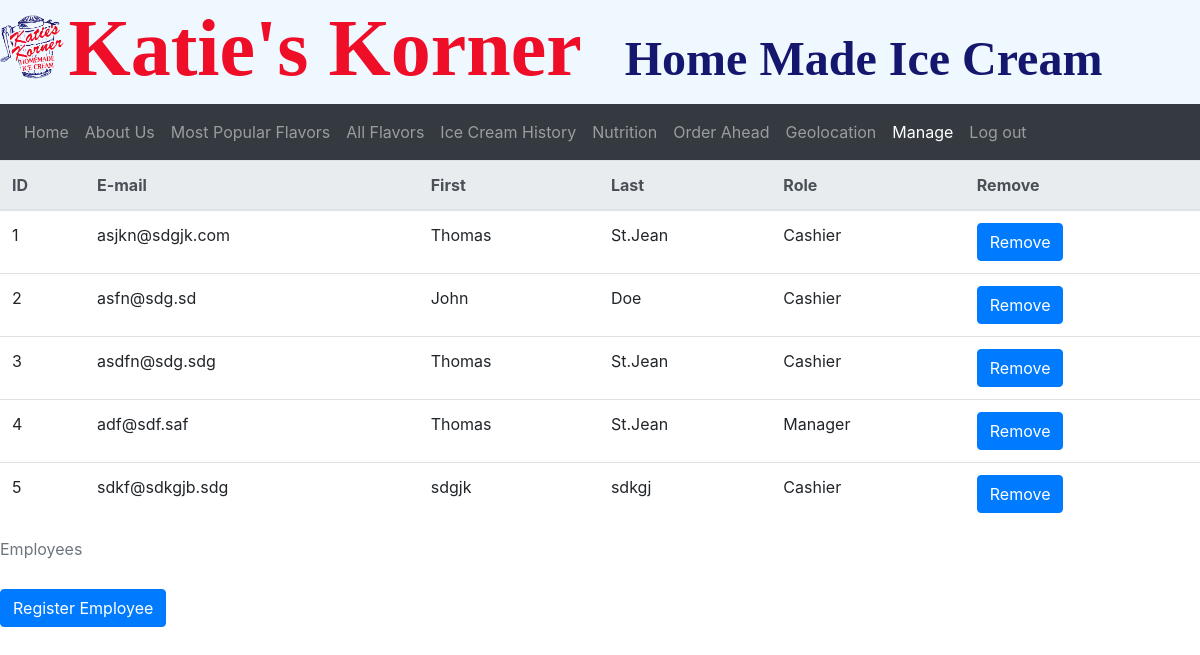
The app's page /manage/ (signed in), older data.
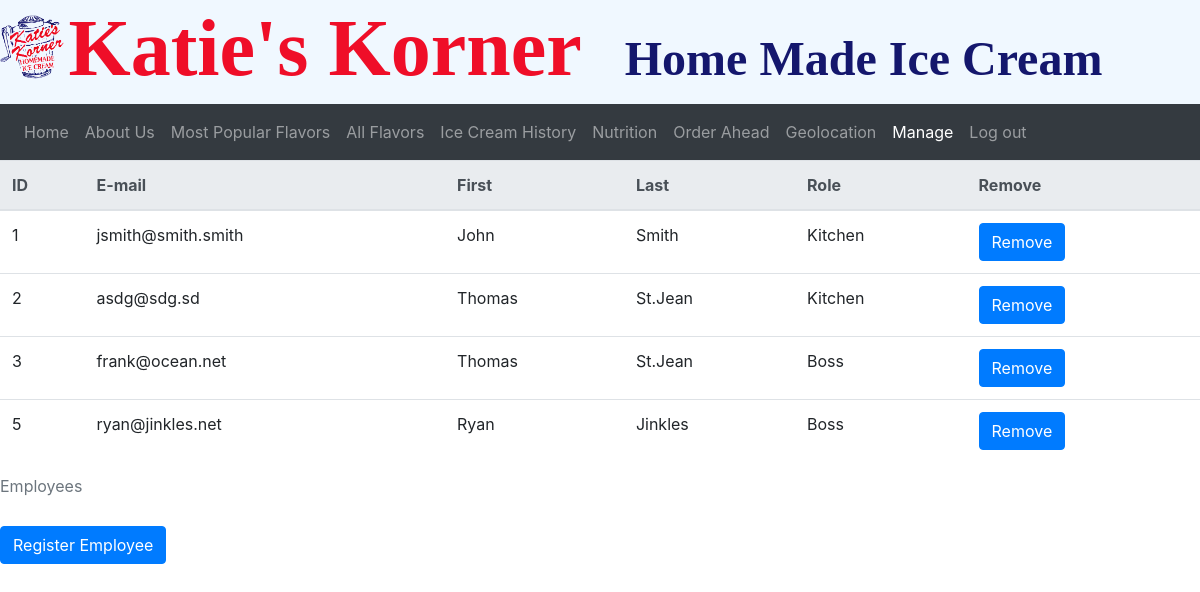
The same page, newer data.
### welcome.py (models this page shows)
class Employee(db.Model):
    __tablename__ = 'Employees'
    id = db.Column(db.Integer, primary_key=True)
    email = db.Column(db.Unicode, nullable=False)
    first_name = db.Column(db.Unicode, nullable=False)
    last_name = db.Column(db.Unicode, nullable=False)
    employee_role = db.Column(db.Integer)

### welcome.py (the view, shortened to what this page needs)
@app.route('/manage/', methods=['GET', 'POST'])
@fresh_login_required
def manage():
    registerForm = RegisterEmployeeForm()
    editForm = EditEmployeeForm()
    roles = [Employee_Role.Cashier, Employee_Role.Kitchen, Employee_Role.Cleaner, Employee_Role.Manager, Employee_Role.Boss]
    registerForm.role.choices = [(role.value, role.name)
                                for role in roles]
    editForm.role.choices = registerForm.role.choices
    employees = Employee.query.all()
    return render_template("manage.j2", user=current_user, registerForm=registerForm, editForm=editForm,
                            employees=employees, roles=roles)

### welcome.py (called while the page is built)
@app.login_manager.user_loader
def load_user(uid):
    return User.query.get(int(uid))

### templates/manage.j2 (shortened to what this page needs)
{% extends "base.j2" %}
{% block active_manage %}active{% endblock %}
{% block main %}
<div class="table-responsive">
  <table class="table table-hover">
  <caption>Employees</caption>
    <thead class="thead-light">
      <tr>
        <th scope="col">ID</th>
        <th scope="col">E-mail</th>
        <th scope="col">First</th>
        <th scope="col">Last</th>
        <th scope="col">Role</th>
        <th>Remove</th>
      </tr>
    </thead>
    <tbody>
      {% if employees %}
        {% for employee in employees %}
          <tr>
            <td class="id clickable" data-id="{{employee.id}}" data-toggle="modal" data-target="#modalEditEmployee">{{employee.id}}</td>
            <td class="email clickable" data-id="{{employee.id}}" data-toggle="modal" data-target="#modalEditEmployee">{{employee.email}}</td>
            <td class="fname clickable" data-id="{{employee.id}}" data-toggle="modal" data-target="#modalEditEmployee">{{employee.first_name}}</td>
            <td class="lname clickable" data-id="{{employee.id}}" data-toggle="modal" data-target="#modalEditEmployee">{{employee.last_name}}</td>
            {% for role in roles%}
              {% if role.value == employee.employee_role %}
                <td class="role clickable" data-id="{{employee.id}}" data-toggle="modal" data-target="#modalEditEmployee">{{role.name}}</td>
              {% endif %}
            {% endfor %}
            <td>
              <button data-toggle="modal" data-target="#modalRemoveEmployee" class="btn btn-primary btnRemoveUser">Remove</button>
            </td>
          </tr>
        {% endfor %}
      {% else %}
        <td colspan="5">No employee data recorded</td>
      {% endif %}
    </tbody>
  </table>
</div>
<button type="button" class="btn btn-primary" data-toggle="modal" data-target="#modalRegisterEmployee">
  Register Employee
</button>
{% endblock %}

### templates/base.j2 (shortened to what this page needs)
<!DOCTYPE html>
<html lang="en">
<head>
  <link rel="stylesheet" href="https://maxcdn.bootstrapcdn.com/bootstrap/4.0.0/css/bootstrap.min.css">
  <link rel="stylesheet" href="/static/styles/loginStyleSheet.css">
  <link rel="stylesheet" href="/static/styles/mapStyleSheet.css"/>
</head>
<body>
  <header id="welcome-header">
    <img id="HeaderIMG" src="/static/KatiesLogo.gif" width=64px height=64px/>
    <h1 id="HeaderTitle" >Katie's Korner &nbsp;</h1>
    <h1 id="HeaderSubtitle">Home Made Ice Cream</h1>
    <nav class="navbar navbar-expand-sm bg-dark navbar-dark" style="padding-left: 1rem;">
      <div class="collapse navbar-collapse" id="collapsibleNavbar">
        <div class="navbar-nav">
          <a class="nav-item nav-link {% block active_home %}{% endblock %}" href="{{url_for('index')}}">Home</a>
          <a class="nav-item nav-link {% block active_about %}{% endblock %}" href="https://www.katieskorner.com/history.html">About Us</a>
          <a class="nav-item nav-link {% block active_pop_flavors %}{% endblock %}" href="https://www.katieskorner.com/MostPopFlv.html">Most Popular Flavors</a>
          <a class="nav-item nav-link {% block active_flavors %}{% endblock %}" href="{{url_for('flavors')}}">All Flavors</a>
          <a class="nav-item nav-link {% block active_history %}{% endblock %}" href="https://www.katieskorner.com/IceCreamHistory.html">Ice Cream History</a>
          <a class="nav-item nav-link {% block active_nutrition %}{% endblock %}" href="https://www.katieskorner.com/Info/NutritionGuide.html">Nutrition</a>
          <a class="nav-item nav-link {% block active_order %}{% endblock %}" href="#">Order Ahead</a>
          <a class="nav-item nav-link {% block active_geo %}{% endblock %}" href="{{url_for('map')}}">Geolocation</a>
          {% if user.is_authenticated %}
          {% if user.user_role == 3 %}
          <a class="nav-item nav-link {% block active_manage %}{% endblock %}" href="{{url_for('manage')}}">Manage</a>
          {% endif %}
          <div class="topnav-right">
            <a id="Logout" class="nav-item nav-link {% block active_logout %}{% endblock %}" href="{{url_for('get_logout')}}">Log out</a>
          </div>
          {% else %}
          <div class="topnav-right">
            <a class="nav-item nav-link {% block active_login %}{% endblock %}" href="{{url_for('login')}}">Log in</a>
          </div>
          {% endif %}
        </div>
      </div>
    </nav>
  </header>
  <main>
  {% block main %}{% endblock %}
  </main>
</body>
</html>

### static/styles/loginStyleSheet.css (style rules this page uses)
.clickable { cursor: pointer; }
#HeaderIMG { display: inline-block; vertical-align:text-bottom; }
#HeaderTitle { display: inline-block; font-family: "Brush Script MT", cursive; color: #ef0e28; font-weight: 700; font-size: 500%; }
#HeaderSubtitle { display: inline-block; font-family: "Brush Script MT", cursive; color: #14176d; font-weight: 700; font-size: 300%; }
.active { padding-left: 1rem; padding-right: 1rem; }
header { text-align: left; background-color: aliceblue; }
body { background-size: cover; }

Row changes from the older to the newer data that the page shows:
removed Employee: id "4", email "adf@sdf.saf", first_name "Thomas", last_name "St.Jean", name "Manager"
changed Employee id 1: email "asjkn@sdgjk.com" → "jsmith@smith.smith"; first_name "Thomas" → "John"; last_name "St.Jean" → "Smith"; employee_role 1 → 2 (drawn)
changed Employee id 2: email "asfn@sdg.sd" → "asdg@sdg.sd"; first_name "John" → "Thomas"; last_name "Doe" → "St.Jean"; employee_role 1 → 2 (drawn)
changed Employee id 3: email "asdfn@sdg.sdg" → "frank@ocean.net"; employee_role 1 → 16 (drawn)
changed Employee id 5: email "sdkf@sdkgjb.sdg" → "ryan@jinkles.net"; first_name "sdgjk" → "Ryan"; last_name "sdkgj" → "Jinkles"; employee_role 1 → 16 (drawn)
Text that changed along with them:
new list line: "Kitchen"
new list line: "Boss"
list line gone: "Cashier"
